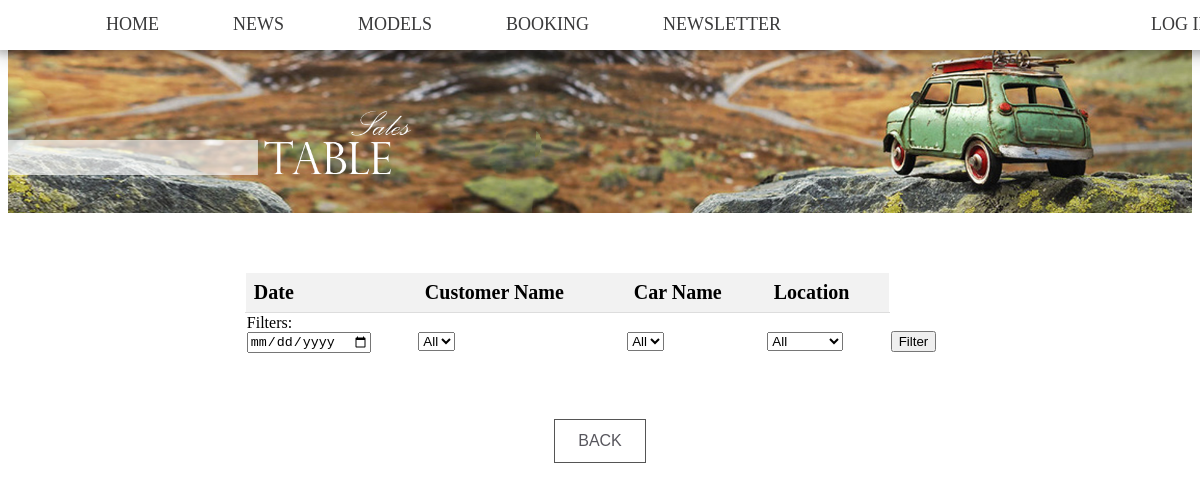
The app's page /sales-table.php, older data.
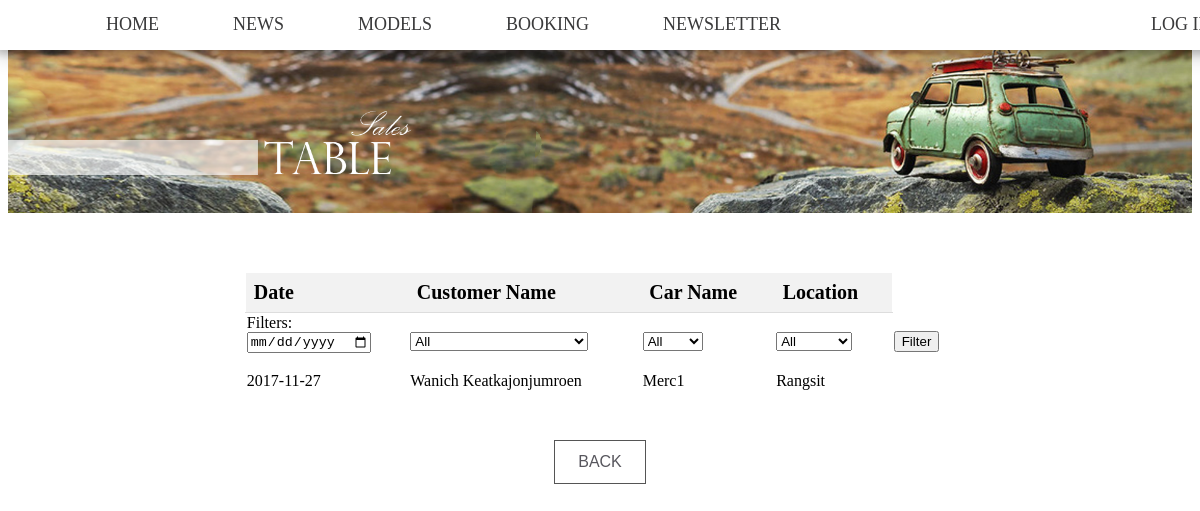
The same page, newer data.
### tables this page shows
CREATE TABLE `sales` (
  `salesID` int(11) NOT NULL,
  `productID` int(11) NOT NULL,
  `date` date NOT NULL,
  `customerID` int(11) NOT NULL,
  `branchID` int(11) NOT NULL
);

CREATE TABLE `customer` (
  `customerID` int(11) NOT NULL,
  `fName` varchar(30) NOT NULL,
  `lName` varchar(30) NOT NULL,
  `username` varchar(30) NOT NULL,
  `email` varchar(50) NOT NULL,
  `joinDate` datetime NOT NULL,
  `password` varchar(20) NOT NULL,
  `disabled` tinyint(1) NOT NULL
);

CREATE TABLE `product` (
  `productID` int(11) NOT NULL,
  `price` int(11) NOT NULL,
  `name` varchar(50) NOT NULL,
  `manufacturer` int(11) NOT NULL,
  `description` varchar(300) NOT NULL,
  `length` int(11) NOT NULL,
  `width` int(11) NOT NULL,
  `height` int(11) NOT NULL,
  `maxSpeed` int(11) NOT NULL,
  `acceleration` int(11) NOT NULL,
  `imageNum` int(11) NOT NULL DEFAULT '1',
  `disabled` int(11) NOT NULL DEFAULT '0'
);

CREATE TABLE `branch` (
  `branchID` int(11) NOT NULL,
  `name` varchar(20) NOT NULL,
  `location` varchar(200) NOT NULL
);

### sales-table.php (the view, shortened to what this page needs)
<html>
<head>
  <link rel="stylesheet" href="main.css"/>
  <header>
    <?php
    require_once('menu.php');
    ?>
  </head>
<body>
  <img style="margin: 2% 0% 5% 0%;" src="sales-table.png">
  <center>
    <table class="usertable" style="border-collapse: collapse; width: 60%;">
      <tr style = "background-color:#f2f2f2;" >
        <th style="padding: 8px; text-align: left; border-bottom: 1px solid #ddd; font-size: 20px;">Date</th>
        <th style="padding: 8px; text-align: left; border-bottom: 1px solid #ddd; font-size: 20px;">Customer Name</th>
        <th style="padding: 8px; text-align: left; border-bottom: 1px solid #ddd; font-size: 20px;">Car Name</th>
        <th style="padding: 8px; text-align: left; border-bottom: 1px solid #ddd; font-size: 20px;">Location</th>
      </tr>
      <tr>
        <td>
          <form action=sales-table.php method='get'>
          Filters:<br>
          <input type="date" name="date">
        </td>
        <td>
          <select name='customer'>
            <option value="a">All</option>
          </select>
        </td>
        <td>
          <select name='car'>
            <option value="a">All</option>
          </select>
        </td>
        <td>
          <select name='branch'>
            <option value="a">All</option>
          </select>
        </td>
        <td>
          <input type='submit' value = 'Filter'></input>
        </td>
      </tr>
      <?php
      $q ='SELECT salesID, fName,lName,branch.name as branchName, product.name as prodName, sales.date
      from sales,customer,branch,product
      WHERE customer.customerID = sales.customerID
      AND sales.branchID = branch.branchID AND product.productID = sales.productID';
      $q = $q.' ORDER BY date DESC';
      $result = $mysqli->query($q);
      while($row = $result->fetch_array()){
        echo '<tr>';
        echo '<td>'.$row['date'].'</td>';
        echo '<td>'.$row['fName'].' '.$row['lName'].'</td>';
        echo '<td>'.$row['prodName'].'</td>';
        echo '<td>'.$row['branchName'].'</td>';
        echo '</tr>';
      }
      ?>
    </table>
    <br>
    <br>
    <a href="admin.php"><button class="button">BACK</button></a>
  </center>
</body>
</html>

Row changes from the older to the newer data that the page shows:
added sales: date "2017-11-27", customerID.fName "Wanich", customerID.lName "Keatkajonjumroen", productID.name "Merc1", branchID.name "Rangsit"
